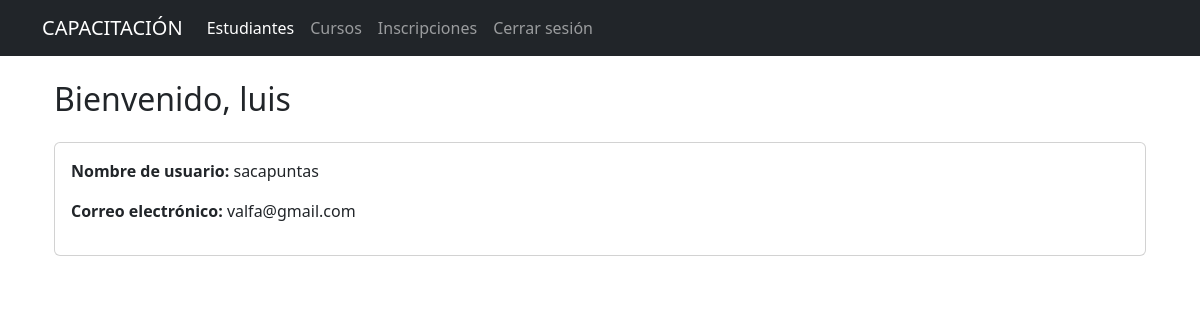
The app's page /dashboard (signed in) with its own data.
### tables this page shows
CREATE TABLE users (
            id INTEGER PRIMARY KEY AUTOINCREMENT,
            name TEXT NOT NULL,
            email TEXT NOT NULL,
            username TEXT NOT NULL UNIQUE,
            password TEXT NOT NULL
        );

### app.py (the view)
@app.route('/dashboard')
@login_required
def dashboard():
    return render_template('dashboard.html', username=current_user.username, name=current_user.name)

### app.py (called while the page is built)
def get_db_connection():
    conn = sqlite3.connect('bd_instituto.db')
    conn.row_factory = sqlite3.Row
    return conn

@login_manager.user_loader
def load_user(user_id):
    return User.get_by_id(user_id)

    @staticmethod
    def get_by_id(user_id):
        conn = get_db_connection()
        user = conn.execute('SELECT * FROM users WHERE id = ?', (user_id,)).fetchone()
        conn.close()
        if user:
            return User(user['id'], user['username'], user['password'], user['name'], user['email'])
        return None

### templates/dashboard.html (shortened to what this page needs)
{% extends 'base.html' %}
{% block content %}
<div class="container mt-4">
    <h2 class="mb-4">Bienvenido, {{ name }}</h2>
    <div class="card">
        <div class="card-body">
            <p><strong>Nombre de usuario:</strong> {{ username }}</p>
            <p><strong>Correo electrónico:</strong> {{ current_user.email }}</p>
        </div>
    </div>
</div>
{% endblock %}

### records on screen
users: name "luis", username "sacapuntas", email "valfa@gmail.com"
